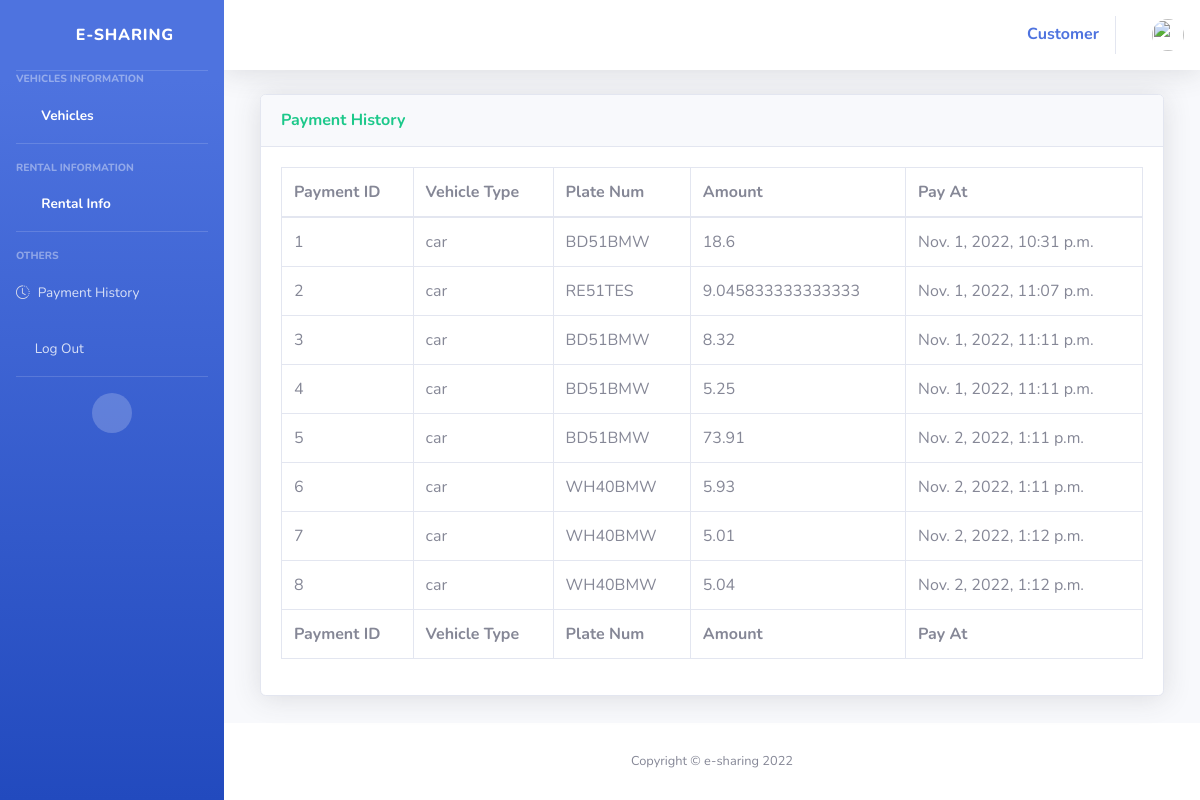
The page /history/ on the database its author committed.
### e_portal/models.py (models this page shows)
class Vehicles(models.Model):
    name = models.CharField(max_length=128)
    type = models.CharField(max_length=8)
    cover = models.ImageField(upload_to='resources/img/covers', blank=True)
    color = models.CharField(max_length=8)
    plateNum = models.CharField(max_length=7)
    batteryPercentage = models.IntegerField(default=100)
    lastChargedTime = models.DateTimeField(auto_now=True)
    status = models.CharField(max_length=32, default='available')
    totalRentalHours = models.FloatField(default=0)
    locName = models.CharField(max_length=128)
    latitude = models.FloatField(default=0)
    longitude = models.FloatField(default=0)
    price = models.FloatField(default=0)
    description = models.TextField(blank=True, null=True)

class Payments(models.Model):
    amount = models.FloatField(blank=False)
    status = models.CharField(max_length=8, default='success')
    payTime = models.DateTimeField(default=timezone.now)
    cid = models.IntegerField()
    vid = models.IntegerField()
    detail = models.CharField(max_length=128, default="")

### e_portal/views/customer.py (the view)
# urls.py: path("history/",customer.getPaymentHistory, name='paymentHistory'),
def getPaymentHistory(request):
    payments = models.Payments.objects.all()
    paymentHistory = []
    for payment in payments:
        vehicle = models.Vehicles.objects.filter(id=payment.vid)
        paymentHistory.append(PaymentsItems(payment, vehicle[0]))
    return render(request, 'customers/payment_history.html', {"paymentHistory": paymentHistory})

### templates/customers/payment_history.html (shortened to what this page needs)
{% extends 'base.html' %}
{% block content %}
<div class="container-fluid">
        <div class="card shadow mb-4">
            <div class="card-header py-3">
                <h6 class="m-0 font-weight-bold text-success">Payment History</h6>
            </div>
            {% if paymentHistory %}
                <div class="card-body">
                    <div class="table-responsive">
                        <table class="table table-bordered" id="dataTable">
                            <thead>
                                <tr>
                                    <th>Payment ID</th>
                                    <th>Vehicle Type</th>
                                    <th>Plate Num</th>
                                    <th>Amount</th>
                                    <th>Pay At</th>
                                </tr>
                            </thead>
                            <tfoot>
                                <tr>
                                    <th>Payment ID</th>
                                    <th>Vehicle Type</th>
                                    <th>Plate Num</th>
                                    <th>Amount</th>
                                    <th>Pay At</th>
                                </tr>
                            </tfoot>
                            <tbody>
                            {% for payment_history in paymentHistory %}
                                <tr>
                                    <td>{{ payment_history.id }}</td>
                                    <td>{{ payment_history.v_type }}</td>
                                    <td>{{ payment_history.plate_num }}</td>
                                    <td>{{ payment_history.amount }}</td>
                                    <td>{{ payment_history.pay_time }}</td>
                                </tr>
                            {% endfor %}
                            </tbody>
                        </table>
                    </div>
                </div>
            {% endif %}
        </div>
    </div>
{% endblock %}

### rows shown on the page
Vehicles: v_type "car" "car" "car" "car", plate_num "BD51BMW" "BD51BMW" "BD51BMW" "BD51BMW"
Payments: amount "18.6", pay_time "Nov. 1, 2022, 10:31 p.m."
Vehicles: v_type "car", plate_num "RE51TES"
Payments: amount "9.045833333333333", pay_time "Nov. 1, 2022, 11:07 p.m."
Payments: amount "8.32", pay_time "Nov. 1, 2022, 11:11 p.m."
Payments: amount "5.25", pay_time "Nov. 1, 2022, 11:11 p.m."
Payments: amount "73.91", pay_time "Nov. 2, 2022, 1:11 p.m."
Vehicles: v_type "car" "car" "car", plate_num "WH40BMW" "WH40BMW" "WH40BMW"
Payments: amount "5.93", pay_time "Nov. 2, 2022, 1:11 p.m."
Payments: amount "5.01", pay_time "Nov. 2, 2022, 1:12 p.m."
Payments: amount "5.04", pay_time "Nov. 2, 2022, 1:12 p.m."

### other values the page prints
{{ payment_history.id }} "1" "2" "3" "4" "5" "6" "7" "8"
